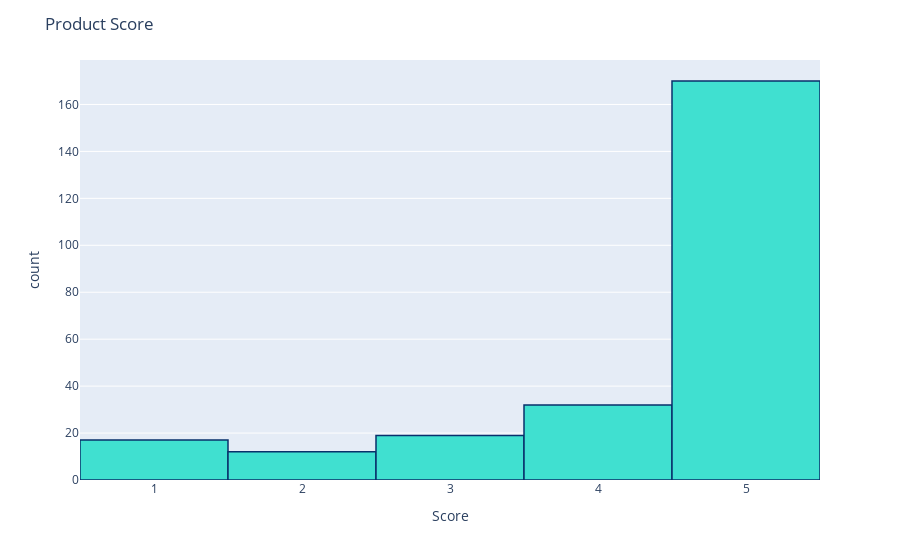

Notebook code for this chart:
### Code cell
import matplotlib.pyplot as plt
import seaborn as sns
color = sns.color_palette()
import plotly.offline as py
py.init_notebook_mode(connected=True)
import plotly.graph_objs as go
import plotly.tools as tls
import plotly.express as px
fig = px.histogram(df, x="Score")
fig.update_traces(marker_color="turquoise",marker_line_color='rgb(8,48,107)',
                  marker_line_width=1.5)
fig.update_layout(title_text='Product Score')
fig.show()

### Figure 1 — Plotly figure (JSON) as saved in the notebook; plotly's stock layout.template omitted (floating-point values rounded to 4 significant figures; data arrays with more than 128 entries replaced by an {"elided": "..."} marker saying what was removed)
{"data": [{"alignmentgroup": "True", "bingroup": "x", "hovertemplate": "Score=%{x}<br>count=%{y}<extra></extra>", "legendgroup": "", "marker": {"color": "turquoise", "line": {"color": "rgb(8,48,107)", "width": 1.5}, "pattern": {"shape": ""}}, "name": "", "offsetgroup": "", "orientation": "v", "showlegend": false, "type": "histogram", "x": {"elided": "250 int values"}, "xaxis": "x", "yaxis": "y"}], "layout": {"barmode": "relative", "legend": {"tracegroupgap": 0}, "margin": {"t": 60}, "title": {"text": "Product Score"}, "xaxis": {"anchor": "y", "domain": [0, 1], "title": {"text": "Score"}}, "yaxis": {"anchor": "x", "domain": [0, 1], "title": {"text": "count"}}}}
